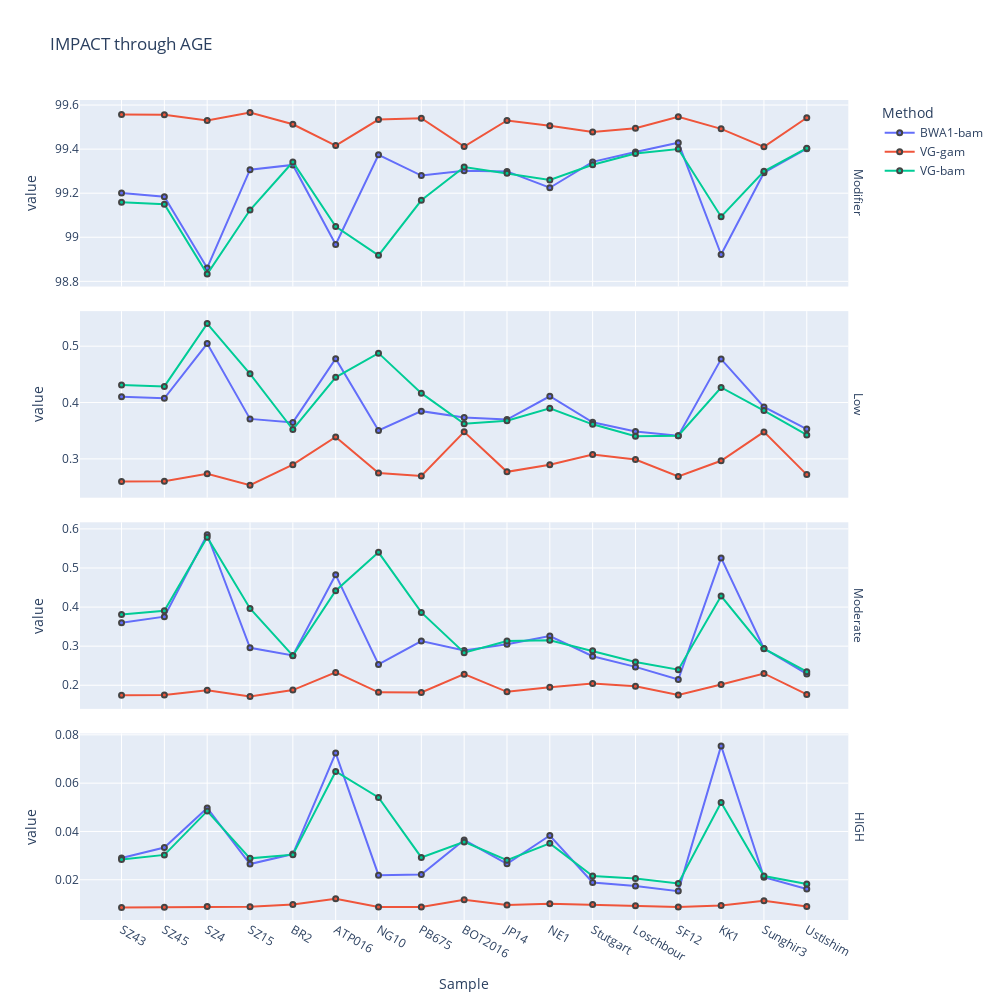

The notebook cell this image was saved under:
### Code cell
fig = px.scatter(df_age, y="value", x="Sample", color = "Method",facet_row="variable",
                 width=1000, height=1000, title="IMPACT through AGE")

fig.for_each_annotation(lambda a: a.update(text=a.text.split("=")[-1].split('_')[-1]))
fig.update_yaxes(matches=None)
fig.update_traces(mode='lines+markers', marker_line_width=2, marker_size=5)
fig.show()

### Figure 1 — Plotly figure (JSON) as saved in the notebook; plotly's stock layout.template omitted (floating-point values rounded to 4 significant figures)
{"data": [{"hovertemplate": "Method=BWA1-bam<br>variable=PCT_IMPACT_Modifier<br>Sample=%{x}<br>value=%{y}<extra></extra>", "legendgroup": "BWA1-bam", "marker": {"color": "#636efa", "line": {"width": 2}, "size": 5, "symbol": "circle"}, "mode": "lines+markers", "name": "BWA1-bam", "orientation": "v", "showlegend": true, "type": "scatter", "x": ["SZ43", "SZ45", "SZ4", "SZ15", "BR2", "ATP016", "NG10", "PB675", "BOT2016", "JP14", "NE1", "Stutgart", "Loschbour", "SF12", "KK1", "Sunghir3", "UstIshim"], "xaxis": "x4", "y": [99.2, 99.18, 98.86, 99.31, 99.33, 98.97, 99.37, 99.28, 99.3, 99.3, 99.22, 99.34, 99.39, 99.43, 98.92, 99.29, 99.4], "yaxis": "y4"}, {"hovertemplate": "Method=BWA1-bam<br>variable=PCT_IMPACT_Low<br>Sample=%{x}<br>value=%{y}<extra></extra>", "legendgroup": "BWA1-bam", "marker": {"color": "#636efa", "line": {"width": 2}, "size": 5, "symbol": "circle"}, "mode": "lines+markers", "name": "BWA1-bam", "orientation": "v", "showlegend": false, "type": "scatter", "x": ["SZ43", "SZ45", "SZ4", "SZ15", "BR2", "ATP016", "NG10", "PB675", "BOT2016", "JP14", "NE1", "Stutgart", "Loschbour", "SF12", "KK1", "Sunghir3", "UstIshim"], "xaxis": "x3", "y": [0.4101, 0.4074, 0.5046, 0.371, 0.3647, 0.4779, 0.3504, 0.3847, 0.3732, 0.3698, 0.4111, 0.3648, 0.3485, 0.3412, 0.477, 0.3921, 0.3529], "yaxis": "y3"}, {"hovertemplate": "Method=BWA1-bam<br>variable=PCT_IMPACT_Moderate<br>Sample=%{x}<br>value=%{y}<extra></extra>", "legendgroup": "BWA1-bam", "marker": {"color": "#636efa", "line": {"width": 2}, "size": 5, "symbol": "circle"}, "mode": "lines+markers", "name": "BWA1-bam", "orientation": "v", "showlegend": false, "type": "scatter", "x": ["SZ43", "SZ45", "SZ4", "SZ15", "BR2", "ATP016", "NG10", "PB675", "BOT2016", "JP14", "NE1", "Stutgart", "Loschbour", "SF12", "KK1", "Sunghir3", "UstIshim"], "xaxis": "x2", "y": [0.3601, 0.3755, 0.585, 0.2959, 0.2762, 0.4825, 0.2532, 0.313, 0.2889, 0.3046, 0.3258, 0.2742, 0.247, 0.2146, 0.5258, 0.2939, 0.2289], "yaxis": "y2"}, {"hovertemplate": "Method=BWA1-bam<br>variable=PCT_IMPACT_HIGH<br>Sample=%{x}<br>value=%{y}<extra></extra>", "legendgroup": "BWA1-bam", "marker": {"color": "#636efa", "line": {"width": 2}, "size": 5, "symbol": "circle"}, "mode": "lines+markers", "name": "BWA1-bam", "orientation": "v", "showlegend": false, "type": "scatter", "x": ["SZ43", "SZ45", "SZ4", "SZ15", "BR2", "ATP016", "NG10", "PB675", "BOT2016", "JP14", "NE1", "Stutgart", "Loschbour", "SF12", "KK1", "Sunghir3", "UstIshim"], "xaxis": "x", "y": [0.02901, 0.03333, 0.04973, 0.02652, 0.03066, 0.07243, 0.02191, 0.02214, 0.03646, 0.02662, 0.03833, 0.01891, 0.01739, 0.01531, 0.07542, 0.02107, 0.01621], "yaxis": "y"}, {"hovertemplate": "Method=VG-gam<br>variable=PCT_IMPACT_Modifier<br>Sample=%{x}<br>value=%{y}<extra></extra>", "legendgroup": "VG-gam", "marker": {"color": "#EF553B", "line": {"width": 2}, "size": 5, "symbol": "circle"}, "mode": "lines+markers", "name": "VG-gam", "orientation": "v", "showlegend": true, "type": "scatter", "x": ["SZ43", "SZ45", "SZ4", "SZ15", "BR2", "ATP016", "NG10", "PB675", "BOT2016", "JP14", "NE1", "Stutgart", "Loschbour", "SF12", "KK1", "Sunghir3", "UstIshim"], "xaxis": "x4", "y": [99.56, 99.56, 99.53, 99.57, 99.51, 99.42, 99.53, 99.54, 99.41, 99.53, 99.51, 99.48, 99.49, 99.55, 99.49, 99.41, 99.54], "yaxis": "y4"}, {"hovertemplate": "Method=VG-gam<br>variable=PCT_IMPACT_Low<br>Sample=%{x}<br>value=%{y}<extra></extra>", "legendgroup": "VG-gam", "marker": {"color": "#EF553B", "line": {"width": 2}, "size": 5, "symbol": "circle"}, "mode": "lines+markers", "name": "VG-gam", "orientation": "v", "showlegend": false, "type": "scatter", "x": ["SZ43", "SZ45", "SZ4", "SZ15", "BR2", "ATP016", "NG10", "PB675", "BOT2016", "JP14", "NE1", "Stutgart", "Loschbour", "SF12", "KK1", "Sunghir3", "UstIshim"], "xaxis": "x3", "y": [0.26, 0.2602, 0.2735, 0.2532, 0.2898, 0.339, 0.2751, 0.2696, 0.3479, 0.277, 0.2894, 0.3077, 0.2988, 0.2687, 0.2966, 0.3479, 0.2721], "yaxis": "y3"}, {"hovertemplate": "Method=VG-gam<br>variable=PCT_IMPACT_Moderate<br>Sample=%{x}<br>value=%{y}<extra></extra>", "legendgroup": "VG-gam", "marker": {"color": "#EF553B", "line": {"width": 2}, "size": 5, "symbol": "circle"}, "mode": "lines+markers", "name": "VG-gam", "orientation": "v", "showlegend": false, "type": "scatter", "x": ["SZ43", "SZ45", "SZ4", "SZ15", "BR2", "ATP016", "NG10", "PB675", "BOT2016", "JP14", "NE1", "Stutgart", "Loschbour", "SF12", "KK1", "Sunghir3", "UstIshim"], "xaxis": "x2", "y": [0.1744, 0.175, 0.1873, 0.1715, 0.1876, 0.2329, 0.182, 0.1814, 0.2284, 0.1832, 0.1947, 0.2045, 0.1975, 0.1753, 0.202, 0.2302, 0.1766], "yaxis": "y2"}, {"hovertemplate": "Method=VG-gam<br>variable=PCT_IMPACT_HIGH<br>Sample=%{x}<br>value=%{y}<extra></extra>", "legendgroup": "VG-gam", "marker": {"color": "#EF553B", "line": {"width": 2}, "size": 5, "symbol": "circle"}, "mode": "lines+markers", "name": "VG-gam", "orientation": "v", "showlegend": false, "type": "scatter", "x": ["SZ43", "SZ45", "SZ4", "SZ15", "BR2", "ATP016", "NG10", "PB675", "BOT2016", "JP14", "NE1", "Stutgart", "Loschbour", "SF12", "KK1", "Sunghir3", "UstIshim"], "xaxis": "x", "y": [0.008507, 0.008604, 0.008896, 0.008816, 0.009721, 0.01215, 0.008695, 0.008785, 0.0117, 0.009535, 0.01006, 0.009728, 0.009302, 0.008753, 0.009373, 0.01136, 0.008948], "yaxis": "y"}, {"hovertemplate": "Method=VG-bam<br>variable=PCT_IMPACT_Modifier<br>Sample=%{x}<br>value=%{y}<extra></extra>", "legendgroup": "VG-bam", "marker": {"color": "#00cc96", "line": {"width": 2}, "size": 5, "symbol": "circle"}, "mode": "lines+markers", "name": "VG-bam", "orientation": "v", "showlegend": true, "type": "scatter", "x": ["SZ43", "SZ45", "SZ4", "SZ15", "BR2", "ATP016", "NG10", "PB675", "BOT2016", "JP14", "NE1", "Stutgart", "Loschbour", "SF12", "KK1", "Sunghir3", "UstIshim"], "xaxis": "x4", "y": [99.16, 99.15, 98.83, 99.12, 99.34, 99.05, 98.92, 99.17, 99.32, 99.29, 99.26, 99.33, 99.38, 99.4, 99.09, 99.3, 99.4], "yaxis": "y4"}, {"hovertemplate": "Method=VG-bam<br>variable=PCT_IMPACT_Low<br>Sample=%{x}<br>value=%{y}<extra></extra>", "legendgroup": "VG-bam", "marker": {"color": "#00cc96", "line": {"width": 2}, "size": 5, "symbol": "circle"}, "mode": "lines+markers", "name": "VG-bam", "orientation": "v", "showlegend": false, "type": "scatter", "x": ["SZ43", "SZ45", "SZ4", "SZ15", "BR2", "ATP016", "NG10", "PB675", "BOT2016", "JP14", "NE1", "Stutgart", "Loschbour", "SF12", "KK1", "Sunghir3", "UstIshim"], "xaxis": "x3", "y": [0.431, 0.4286, 0.5401, 0.4509, 0.3521, 0.4447, 0.4876, 0.4167, 0.3622, 0.3678, 0.3897, 0.3613, 0.3402, 0.3411, 0.4267, 0.3857, 0.3426], "yaxis": "y3"}, {"hovertemplate": "Method=VG-bam<br>variable=PCT_IMPACT_Moderate<br>Sample=%{x}<br>value=%{y}<extra></extra>", "legendgroup": "VG-bam", "marker": {"color": "#00cc96", "line": {"width": 2}, "size": 5, "symbol": "circle"}, "mode": "lines+markers", "name": "VG-bam", "orientation": "v", "showlegend": false, "type": "scatter", "x": ["SZ43", "SZ45", "SZ4", "SZ15", "BR2", "ATP016", "NG10", "PB675", "BOT2016", "JP14", "NE1", "Stutgart", "Loschbour", "SF12", "KK1", "Sunghir3", "UstIshim"], "xaxis": "x2", "y": [0.3812, 0.3907, 0.5787, 0.3966, 0.2757, 0.4419, 0.5401, 0.3863, 0.2832, 0.3133, 0.3153, 0.288, 0.2595, 0.24, 0.4283, 0.2934, 0.2347], "yaxis": "y2"}, {"hovertemplate": "Method=VG-bam<br>variable=PCT_IMPACT_HIGH<br>Sample=%{x}<br>value=%{y}<extra></extra>", "legendgroup": "VG-bam", "marker": {"color": "#00cc96", "line": {"width": 2}, "size": 5, "symbol": "circle"}, "mode": "lines+markers", "name": "VG-bam", "orientation": "v", "showlegend": false, "type": "scatter", "x": ["SZ43", "SZ45", "SZ4", "SZ15", "BR2", "ATP016", "NG10", "PB675", "BOT2016", "JP14", "NE1", "Stutgart", "Loschbour", "SF12", "KK1", "Sunghir3", "UstIshim"], "xaxis": "x", "y": [0.02836, 0.03029, 0.04843, 0.02886, 0.0304, 0.06483, 0.05408, 0.02925, 0.03569, 0.02807, 0.03508, 0.02155, 0.02053, 0.01849, 0.05195, 0.02154, 0.01828], "yaxis": "y"}], "layout": {"annotations": [{"font": {}, "showarrow": false, "text": "HIGH", "textangle": 90, "x": 0.98, "xanchor": "left", "xref": "paper", "y": 0.1138, "yanchor": "middle", "yref": "paper"}, {"font": {}, "showarrow": false, "text": "Moderate", "textangle": 90, "x": 0.98, "xanchor": "left", "xref": "paper", "y": 0.3712, "yanchor": "middle", "yref": "paper"}, {"font": {}, "showarrow": false, "text": "Low", "textangle": 90, "x": 0.98, "xanchor": "left", "xref": "paper", "y": 0.6288, "yanchor": "middle", "yref": "paper"}, {"font": {}, "showarrow": false, "text": "Modifier", "textangle": 90, "x": 0.98, "xanchor": "left", "xref": "paper", "y": 0.8862, "yanchor": "middle", "yref": "paper"}], "height": 1000, "legend": {"title": {"text": "Method"}, "tracegroupgap": 0}, "title": {"text": "IMPACT through AGE"}, "width": 1000, "xaxis": {"anchor": "y", "domain": [0, 0.98], "title": {"text": "Sample"}}, "xaxis2": {"anchor": "y2", "domain": [0, 0.98], "matches": "x", "showticklabels": false}, "xaxis3": {"anchor": "y3", "domain": [0, 0.98], "matches": "x", "showticklabels": false}, "xaxis4": {"anchor": "y4", "domain": [0, 0.98], "matches": "x", "showticklabels": false}, "yaxis": {"anchor": "x", "domain": [0, 0.2275], "title": {"text": "value"}}, "yaxis2": {"anchor": "x2", "domain": [0.2575, 0.485], "title": {"text": "value"}}, "yaxis3": {"anchor": "x3", "domain": [0.515, 0.7425], "title": {"text": "value"}}, "yaxis4": {"anchor": "x4", "domain": [0.7725, 1], "title": {"text": "value"}}}}
